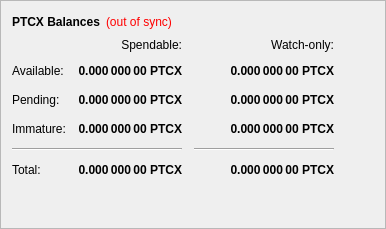
        <widget class="QFrame" name="frame">
         <property name="frameShape">
          <enum>QFrame::StyledPanel</enum>
         </property>
         <property name="frameShadow">
          <enum>QFrame::Raised</enum>
         </property>
         <layout class="QVBoxLayout" name="verticalLayout_4">
          <item>
           <layout class="QHBoxLayout" name="horizontalLayout_4">
            <item>
             <widget class="QLabel" name="label_5">
              <property name="font">
               <font>
                <weight>75</weight>
                <bold>true</bold>
               </font>
              </property>
              <property name="text">
               <string>PTCX Balances</string>
              </property>
             </widget>
            </item>
            <item>
             <widget class="QLabel" name="labelWalletStatus">
              <property name="cursor">
               <cursorShape>WhatsThisCursor</cursorShape>
              </property>
              <property name="toolTip">
               <string>The displayed information may be out of date. Your wallet automatically synchronizes with the PeerTubeCrypto network after a connection is established, but this process has not completed yet.</string>
              </property>
              <property name="styleSheet">
               <string notr="true">QLabel { color: red; }</string>
              </property>
              <property name="text">
               <string notr="true">(out of sync)</string>
              </property>
              <property name="alignment">
               <set>Qt::AlignLeading|Qt::AlignLeft|Qt::AlignVCenter</set>
              </property>
             </widget>
            </item>
            <item>
             <spacer name="horizontalSpacer_3">
              <property name="orientation">
               <enum>Qt::Horizontal</enum>
              </property>
              <property name="sizeHint" stdset="0">
               <size>
                <width>40</width>
                <height>20</height>
               </size>
              </property>
             </spacer>
            </item>
           </layout>
          </item>
          <item>
           <layout class="QGridLayout" name="gridLayout">
            <property name="spacing">
             <number>12</number>
            </property>
            <item row="2" column="2">
             <widget class="QLabel" name="labelWatchPending">
              <property name="font">
               <font>
                <weight>75</weight>
                <bold>true</bold>
               </font>
              </property>
              <property name="cursor">
               <cursorShape>IBeamCursor</cursorShape>
              </property>
              <property name="toolTip">
               <string>Unconfirmed transactions to watch-only addresses</string>
              </property>
              <property name="text">
               <string notr="true">0.000 000 00 PTCX</string>
              </property>
              <property name="alignment">
               <set>Qt::AlignRight|Qt::AlignTrailing|Qt::AlignVCenter</set>
              </property>
              <property name="textInteractionFlags">
               <set>Qt::LinksAccessibleByMouse|Qt::TextSelectableByKeyboard|Qt::TextSelectableByMouse</set>
              </property>
             </widget>
            </item>
            <item row="2" column="1">
             <widget class="QLabel" name="labelUnconfirmed">
              <property name="font">
               <font>
                <weight>75</weight>
                <bold>true</bold>
               </font>
              </property>
              <property name="cursor">
               <cursorShape>IBeamCursor</cursorShape>
              </property>
              <property name="toolTip">
               <string>Total of transactions that have yet to be confirmed, and do not yet count toward the spendable balance</string>
              </property>
              <property name="text">
               <string notr="true">0.000 000 00 PTCX</string>
              </property>
              <property name="alignment">
               <set>Qt::AlignRight|Qt::AlignTrailing|Qt::AlignVCenter</set>
              </property>
              <property name="textInteractionFlags">
               <set>Qt::LinksAccessibleByMouse|Qt::TextSelectableByKeyboard|Qt::TextSelectableByMouse</set>
              </property>
             </widget>
            </item>
            <item row="3" column="2">
             <widget class="QLabel" name="labelWatchImmature">
              <property name="font">
               <font>
                <weight>75</weight>
                <bold>true</bold>
               </font>
              </property>
              <property name="cursor">
               <cursorShape>IBeamCursor</cursorShape>
              </property>
              <property name="toolTip">
               <string>Staked or masternode rewards in watch-only addresses that has not yet matured</string>
              </property>
              <property name="text">
               <string notr="true">0.000 000 00 PTCX</string>
              </property>
              <property name="alignment">
               <set>Qt::AlignRight|Qt::AlignTrailing|Qt::AlignVCenter</set>
              </property>
              <property name="textInteractionFlags">
               <set>Qt::LinksAccessibleByMouse|Qt::TextSelectableByKeyboard|Qt::TextSelectableByMouse</set>
              </property>
             </widget>
            </item>
            <item row="4" column="0" colspan="2">
             <widget class="Line" name="lineSpendableBalance">
              <property name="orientation">
               <enum>Qt::Horizontal</enum>
              </property>
             </widget>
            </item>
            <item row="4" column="2">
             <widget class="Line" name="lineWatchBalance">
              <property name="sizePolicy">
               <sizepolicy hsizetype="Preferred" vsizetype="Fixed">
                <horstretch>0</horstretch>
                <verstretch>0</verstretch>
               </sizepolicy>
              </property>
              <property name="minimumSize">
               <size>
                <width>140</width>
                <height>0</height>
               </size>
              </property>
              <property name="orientation">
               <enum>Qt::Horizontal</enum>
              </property>
             </widget>
            </item>
            <item row="5" column="0">
             <widget class="QLabel" name="labelTotalText">
              <property name="text">
               <string>Total:</string>
              </property>
             </widget>
            </item>
            <item row="3" column="1">
             <widget class="QLabel" name="labelImmature">
              <property name="font">
               <font>
                <weight>75</weight>
                <bold>true</bold>
               </font>
              </property>
              <property name="cursor">
               <cursorShape>IBeamCursor</cursorShape>
              </property>
              <property name="toolTip">
               <string>Staked or masternode rewards that has not yet matured</string>
              </property>
              <property name="text">
               <string notr="true">0.000 000 00 PTCX</string>
              </property>
              <property name="alignment">
               <set>Qt::AlignRight|Qt::AlignTrailing|Qt::AlignVCenter</set>
              </property>
              <property name="textInteractionFlags">
               <set>Qt::LinksAccessibleByMouse|Qt::TextSelectableByKeyboard|Qt::TextSelectableByMouse</set>
              </property>
             </widget>
            </item>
            <item row="2" column="3">
             <spacer name="horizontalSpacer_2">
              <property name="orientation">
               <enum>Qt::Horizontal</enum>
              </property>
              <property name="sizeHint" stdset="0">
               <size>
                <width>40</width>
                <height>20</height>
               </size>
              </property>
             </spacer>
            </item>
            <item row="3" column="0">
             <widget class="QLabel" name="labelImmatureText">
              <property name="text">
               <string>Immature:</string>
              </property>
             </widget>
            </item>
            <item row="5" column="1">
             <widget class="QLabel" name="labelTotal">
              <property name="font">
               <font>
                <weight>75</weight>
                <bold>true</bold>
               </font>
              </property>
              <property name="cursor">
               <cursorShape>IBeamCursor</cursorShape>
              </property>
              <property name="toolTip">
               <string>Your current total balance</string>
              </property>
              <property name="text">
               <string notr="true">0.000 000 00 PTCX</string>
              </property>
              <property name="alignment">
               <set>Qt::AlignRight|Qt::AlignTrailing|Qt::AlignVCenter</set>
              </property>
              <property name="textInteractionFlags">
               <set>Qt::LinksAccessibleByMouse|Qt::TextSelectableByKeyboard|Qt::TextSelectableByMouse</set>
              </property>
             </widget>
            </item>
            <item row="5" column="2">
             <widget class="QLabel" name="labelWatchTotal">
              <property name="font">
               <font>
                <weight>75</weight>
                <bold>true</bold>
               </font>
              </property>
              <property name="cursor">
               <cursorShape>IBeamCursor</cursorShape>
              </property>
              <property name="toolTip">
               <string>Current total balance in watch-only addresses</string>
              </property>
              <property name="text">
               <string notr="true">0.000 000 00 PTCX</string>
              </property>
              <property name="alignment">
               <set>Qt::AlignRight|Qt::AlignTrailing|Qt::AlignVCenter</set>
              </property>
              <property name="textInteractionFlags">
               <set>Qt::LinksAccessibleByMouse|Qt::TextSelectableByKeyboard|Qt::TextSelectableByMouse</set>
              </property>
             </widget>
            </item>
            <item row="0" column="2">
             <widget class="QLabel" name="labelWatchonly">
              <property name="text">
               <string>Watch-only:</string>
              </property>
              <property name="alignment">
               <set>Qt::AlignRight|Qt::AlignTrailing|Qt::AlignVCenter</set>
              </property>
             </widget>
            </item>
            <item row="1" column="0">
             <widget class="QLabel" name="labelBalanceText">
              <property name="text">
               <string>Available:</string>
              </property>
             </widget>
            </item>
            <item row="1" column="1">
             <widget class="QLabel" name="labelBalance">
              <property name="font">
               <font>
                <weight>75</weight>
                <bold>true</bold>
               </font>
              </property>
              <property name="cursor">
               <cursorShape>IBeamCursor</cursorShape>
              </property>
              <property name="toolTip">
               <string>Your current spendable balance</string>
              </property>
              <property name="text">
               <string notr="true">0.000 000 00 PTCX</string>
              </property>
              <property name="alignment">
               <set>Qt::AlignRight|Qt::AlignTrailing|Qt::AlignVCenter</set>
              </property>
              <property name="textInteractionFlags">
               <set>Qt::LinksAccessibleByMouse|Qt::TextSelectableByKeyboard|Qt::TextSelectableByMouse</set>
              </property>
             </widget>
            </item>
            <item row="1" column="2">
             <widget class="QLabel" name="labelWatchAvailable">
              <property name="font">
               <font>
                <weight>75</weight>
                <bold>true</bold>
               </font>
              </property>
              <property name="cursor">
               <cursorShape>IBeamCursor</cursorShape>
              </property>
              <property name="toolTip">
               <string>Your current balance in watch-only addresses</string>
              </property>
              <property name="text">
               <string notr="true">0.000 000 00 PTCX</string>
              </property>
              <property name="alignment">
               <set>Qt::AlignRight|Qt::AlignTrailing|Qt::AlignVCenter</set>
              </property>
              <property name="textInteractionFlags">
               <set>Qt::LinksAccessibleByMouse|Qt::TextSelectableByKeyboard|Qt::TextSelectableByMouse</set>
              </property>
             </widget>
            </item>
            <item row="2" column="0">
             <widget class="QLabel" name="labelPendingText">
              <property name="text">
               <string>Pending:</string>
              </property>
             </widget>
            </item>
            <item row="0" column="1">
             <widget class="QLabel" name="labelSpendable">
              <property name="text">
               <string>Spendable:</string>
              </property>
              <property name="alignment">
               <set>Qt::AlignRight|Qt::AlignTrailing|Qt::AlignVCenter</set>
              </property>
             </widget>
            </item>
           </layout>
          </item>
          <item>
           <spacer name="verticalSpacer_4">
            <property name="orientation">
             <enum>Qt::Vertical</enum>
            </property>
            <property name="sizeHint" stdset="0">
             <size>
              <width>20</width>
              <height>40</height>
             </size>
            </property>
           </spacer>
          </item>
         </layout>
        </widget>
